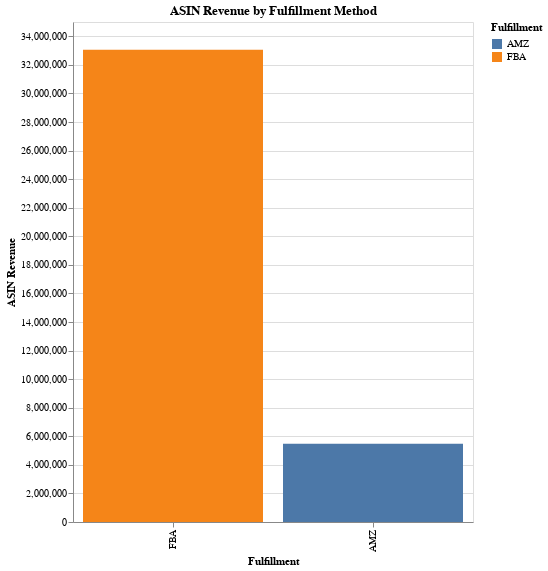

Notebook source saved alongside this figure:
### Code cell
chart6 = alt.Chart(fulfillment_revenue).mark_bar().encode(
    x=alt.X('Fulfillment', sort='-y'),
    y='ASIN Revenue',
    color='Fulfillment'
  ).properties(
    width=400,
    height=500,
    title='ASIN Revenue by Fulfillment Method'
  )
chart6

### Figure 1 — Vega-Lite specification as saved in the notebook (floating-point values rounded to 4 significant figures)
{"config": {"view": {"continuousWidth": 300, "continuousHeight": 300}}, "data": {"name": "data-e36e8482cc6e4b2a48dc6e3e1488ecaf"}, "mark": {"type": "bar"}, "encoding": {"color": {"field": "Fulfillment", "type": "nominal"}, "x": {"field": "Fulfillment", "sort": "-y", "type": "nominal"}, "y": {"field": "ASIN Revenue", "type": "quantitative"}}, "height": 500, "title": "ASIN Revenue by Fulfillment Method", "width": 400, "$schema": "https://vega.github.io/schema/vega-lite/v5.20.1.json", "datasets": {"data-e36e8482cc6e4b2a48dc6e3e1488ecaf": [{"Fulfillment": "AMZ", "ASIN Revenue": 5485000.0}, {"Fulfillment": "FBA", "ASIN Revenue": 33060000.0}]}}
